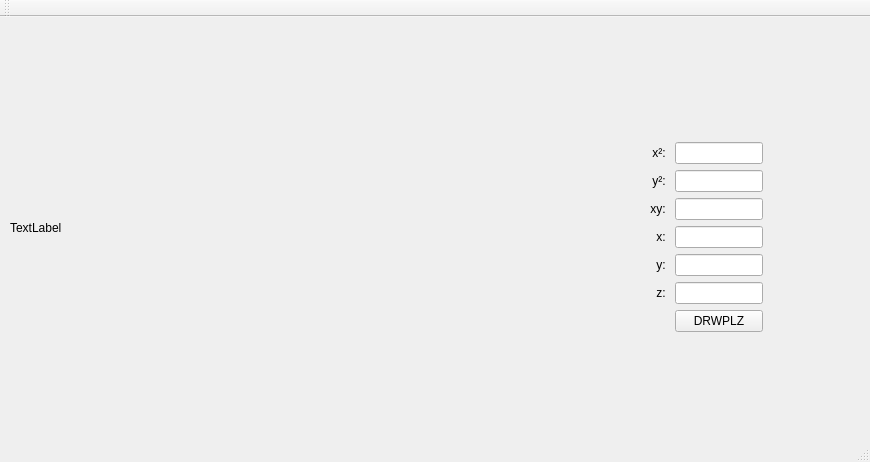
<?xml version="1.0" encoding="UTF-8"?>
<ui version="4.0">
 <class>MainWindow</class>
 <widget class="QMainWindow" name="MainWindow">
  <property name="geometry">
   <rect>
    <x>0</x>
    <y>0</y>
    <width>870</width>
    <height>462</height>
   </rect>
  </property>
  <property name="windowTitle">
   <string>GeomProj</string>
  </property>
  <widget class="QWidget" name="centralWidget">
   <widget class="QWidget" name="verticalLayoutWidget">
    <property name="geometry">
     <rect>
      <x>569</x>
      <y>0</y>
      <width>325</width>
      <height>440</height>
     </rect>
    </property>
    <layout class="QVBoxLayout" name="verticalLayout_7">
     <item>
      <layout class="QVBoxLayout" name="verticalLayout_9">
       <item>
        <layout class="QHBoxLayout" name="horizontalLayout_14">
         <property name="leftMargin">
          <number>70</number>
         </property>
         <property name="rightMargin">
          <number>100</number>
         </property>
         <item>
          <layout class="QVBoxLayout" name="verticalLayout_11">
           <property name="topMargin">
            <number>0</number>
           </property>
           <property name="bottomMargin">
            <number>0</number>
           </property>
           <item>
            <widget class="QLabel" name="labelX2">
             <property name="text">
              <string>x²: </string>
             </property>
             <property name="alignment">
              <set>Qt::AlignRight|Qt::AlignTrailing|Qt::AlignVCenter</set>
             </property>
             <property name="wordWrap">
              <bool>false</bool>
             </property>
            </widget>
           </item>
           <item>
            <widget class="QLabel" name="labelY2">
             <property name="text">
              <string>y²: </string>
             </property>
             <property name="alignment">
              <set>Qt::AlignRight|Qt::AlignTrailing|Qt::AlignVCenter</set>
             </property>
            </widget>
           </item>
           <item>
            <widget class="QLabel" name="labelXY">
             <property name="text">
              <string>xy: </string>
             </property>
             <property name="alignment">
              <set>Qt::AlignRight|Qt::AlignTrailing|Qt::AlignVCenter</set>
             </property>
            </widget>
           </item>
           <item>
            <widget class="QLabel" name="labelX">
             <property name="text">
              <string>x: </string>
             </property>
             <property name="alignment">
              <set>Qt::AlignRight|Qt::AlignTrailing|Qt::AlignVCenter</set>
             </property>
            </widget>
           </item>
           <item>
            <widget class="QLabel" name="labelY">
             <property name="text">
              <string>y: </string>
             </property>
             <property name="alignment">
              <set>Qt::AlignRight|Qt::AlignTrailing|Qt::AlignVCenter</set>
             </property>
            </widget>
           </item>
           <item>
            <widget class="QLabel" name="labelZ">
             <property name="text">
              <string>z: </string>
             </property>
             <property name="alignment">
              <set>Qt::AlignRight|Qt::AlignTrailing|Qt::AlignVCenter</set>
             </property>
            </widget>
           </item>
           <item>
            <widget class="QLabel" name="lbl">
             <property name="text">
              <string/>
             </property>
            </widget>
           </item>
          </layout>
         </item>
         <item>
          <layout class="QVBoxLayout" name="verticalLayout_12">
           <property name="rightMargin">
            <number>20</number>
           </property>
           <property name="bottomMargin">
            <number>0</number>
           </property>
           <item>
            <widget class="QLineEdit" name="inputX2"/>
           </item>
           <item>
            <widget class="QLineEdit" name="inputY2"/>
           </item>
           <item>
            <widget class="QLineEdit" name="inputXY"/>
           </item>
           <item>
            <widget class="QLineEdit" name="inputX"/>
           </item>
           <item>
            <widget class="QLineEdit" name="inputY"/>
           </item>
           <item>
            <widget class="QLineEdit" name="inputZ"/>
           </item>
           <item>
            <widget class="QPushButton" name="drw">
             <property name="text">
              <string>DRWPLZ</string>
             </property>
            </widget>
           </item>
          </layout>
         </item>
        </layout>
       </item>
      </layout>
     </item>
     <item>
      <layout class="QVBoxLayout" name="verticalLayout_8">
       <property name="topMargin">
        <number>0</number>
       </property>
      </layout>
     </item>
    </layout>
   </widget>
   <widget class="QLabel" name="outputGraph">
    <property name="geometry">
     <rect>
      <x>10</x>
      <y>20</y>
      <width>551</width>
      <height>381</height>
     </rect>
    </property>
    <property name="text">
     <string>TextLabel</string>
    </property>
   </widget>
  </widget>
  <widget class="QMenuBar" name="menuBar">
   <property name="geometry">
    <rect>
     <x>0</x>
     <y>0</y>
     <width>870</width>
     <height>21</height>
    </rect>
   </property>
  </widget>
  <widget class="QToolBar" name="mainToolBar">
   <attribute name="toolBarArea">
    <enum>TopToolBarArea</enum>
   </attribute>
   <attribute name="toolBarBreak">
    <bool>false</bool>
   </attribute>
  </widget>
  <widget class="QStatusBar" name="statusBar"/>
 </widget>
 <layoutdefault spacing="6" margin="11"/>
 <resources/>
 <connections/>
</ui>
